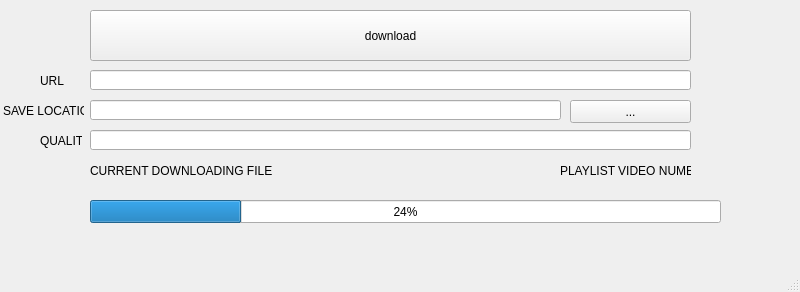
<?xml version="1.0" encoding="UTF-8"?>
<ui version="4.0">
 <class>MainWindow</class>
 <widget class="QMainWindow" name="MainWindow">
  <property name="geometry">
   <rect>
    <x>0</x>
    <y>0</y>
    <width>800</width>
    <height>292</height>
   </rect>
  </property>
  <property name="windowTitle">
   <string>MainWindow</string>
  </property>
  <widget class="QWidget" name="centralwidget">
   <widget class="QLineEdit" name="lineEdit">
    <property name="geometry">
     <rect>
      <x>90</x>
      <y>70</y>
      <width>601</width>
      <height>20</height>
     </rect>
    </property>
   </widget>
   <widget class="QLabel" name="label">
    <property name="geometry">
     <rect>
      <x>40</x>
      <y>70</y>
      <width>42</width>
      <height>21</height>
     </rect>
    </property>
    <property name="text">
     <string>URL</string>
    </property>
   </widget>
   <widget class="QLineEdit" name="lineEdit_2">
    <property name="geometry">
     <rect>
      <x>90</x>
      <y>100</y>
      <width>471</width>
      <height>20</height>
     </rect>
    </property>
   </widget>
   <widget class="QLineEdit" name="lineEdit_3">
    <property name="geometry">
     <rect>
      <x>90</x>
      <y>130</y>
      <width>601</width>
      <height>20</height>
     </rect>
    </property>
   </widget>
   <widget class="QLabel" name="label_2">
    <property name="geometry">
     <rect>
      <x>3</x>
      <y>100</y>
      <width>81</width>
      <height>21</height>
     </rect>
    </property>
    <property name="text">
     <string>SAVE LOCATION</string>
    </property>
   </widget>
   <widget class="QLabel" name="label_3">
    <property name="geometry">
     <rect>
      <x>40</x>
      <y>130</y>
      <width>42</width>
      <height>21</height>
     </rect>
    </property>
    <property name="text">
     <string>QUALITY</string>
    </property>
   </widget>
   <widget class="QProgressBar" name="progressBar">
    <property name="geometry">
     <rect>
      <x>90</x>
      <y>200</y>
      <width>631</width>
      <height>23</height>
     </rect>
    </property>
    <property name="value">
     <number>24</number>
    </property>
   </widget>
   <widget class="QLabel" name="label_4">
    <property name="geometry">
     <rect>
      <x>90</x>
      <y>160</y>
      <width>231</width>
      <height>21</height>
     </rect>
    </property>
    <property name="text">
     <string>CURRENT DOWNLOADING FILE</string>
    </property>
   </widget>
   <widget class="QLabel" name="label_5">
    <property name="geometry">
     <rect>
      <x>560</x>
      <y>160</y>
      <width>131</width>
      <height>21</height>
     </rect>
    </property>
    <property name="text">
     <string>PLAYLIST VIDEO NUMBER</string>
    </property>
   </widget>
   <widget class="QPushButton" name="pushButton">
    <property name="geometry">
     <rect>
      <x>90</x>
      <y>10</y>
      <width>601</width>
      <height>51</height>
     </rect>
    </property>
    <property name="text">
     <string>download</string>
    </property>
   </widget>
   <widget class="QPushButton" name="pushButton_2">
    <property name="geometry">
     <rect>
      <x>570</x>
      <y>100</y>
      <width>121</width>
      <height>23</height>
     </rect>
    </property>
    <property name="text">
     <string>...</string>
    </property>
   </widget>
  </widget>
  <widget class="QMenuBar" name="menubar">
   <property name="geometry">
    <rect>
     <x>0</x>
     <y>0</y>
     <width>800</width>
     <height>21</height>
    </rect>
   </property>
  </widget>
  <widget class="QStatusBar" name="statusbar"/>
 </widget>
 <resources/>
 <connections/>
</ui>
